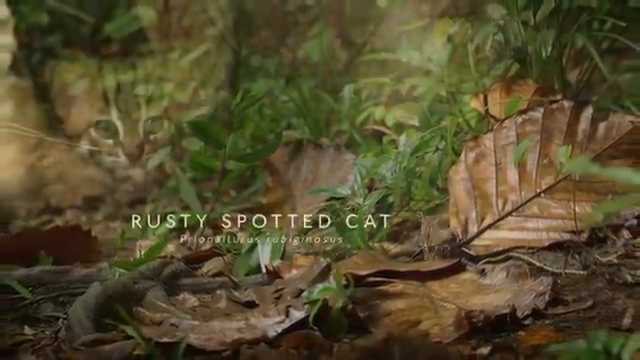
#> input picture frame 293 of videos/catVideo.mp4, 640 x 360 px
$ python Reescalonamento.py
#> lines starting #> are read from the running program, lines starting #| are printed output that depends on the picture
#> further down, frame is the input picture: shape (360, 640, 3); mean B, G, R 45.4, 76.9, 85.8
import cv2 as cv

def rescaleFrame(frame, scale=0.75):
    # Funciona com imagens, vídeos e vídeos em tempo real.
#> called with scale = 0.2
    width = int(frame.shape[1] * scale)
#> width = 128
    height = int(frame.shape[0] * scale)
#> height = 72

    dimensions = (width,height)
#> dimensions = (128, 72)

    return cv.resize(frame, dimensions, interpolation=cv.INTER_AREA)
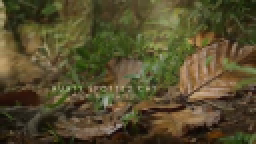
#> returned value: shape (72, 128, 3) (shown 2 times larger); mean of channels 0, 1, 2 45.4, 76.9, 85.8; drawn as B, G, R

def changeRes(width,height):
    # Somente funciona video em tempo real.
    capture.set(3,width)
    capture.set(4,height)

capture = cv.VideoCapture("EstudosOpenCV\videos\catVideo.mp4")

while True:
  isTrue, frame = capture.read()

  frame_resized = rescaleFrame(frame, scale=.2)

  cv.imshow('Worlds Smallest Cat' , frame_resized)

  if cv.waitKey(20) & 0xFF==ord('b'):
#> (key Esc is pressed here)
    break

capture.release()
cv.destroyAllWindows()

cv.waitKey(0)

$ run again, starting later in the video
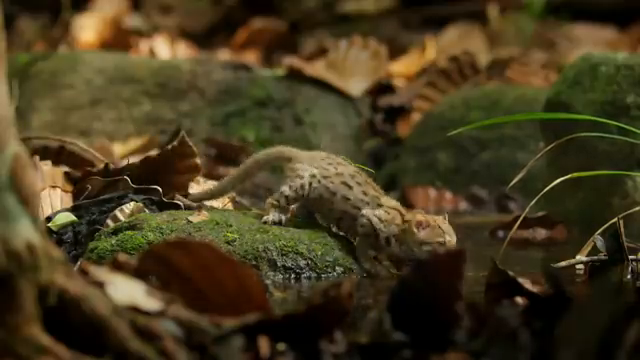
#> input picture frame 1321 of videos/catVideo.mp4, 640 x 360 px
#> frame is the input picture: shape (360, 640, 3); mean B, G, R 30, 57.4, 69.3
#> in rescaleFrame, `return cv.resize(frame, dimensions, interpolation=cv.INTER_AREA)`:
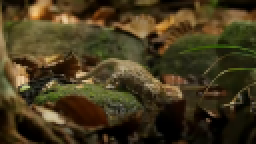
#> returned value: shape (72, 128, 3) (shown 2 times larger); mean of channels 0, 1, 2 30, 57.4, 69.3; drawn as B, G, R

$ run again, starting later in the video
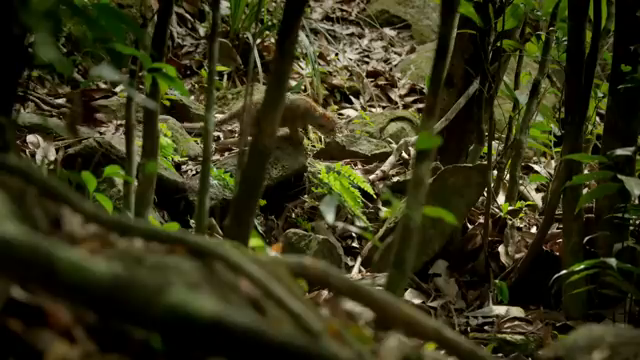
#> input picture frame 2348 of videos/catVideo.mp4, 640 x 360 px
#> frame is the input picture: shape (360, 640, 3); mean B, G, R 23.7, 49.9, 51.5
#> in rescaleFrame, `return cv.resize(frame, dimensions, interpolation=cv.INTER_AREA)`:
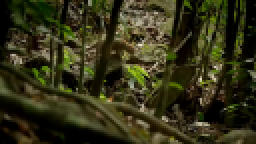
#> returned value: shape (72, 128, 3) (shown 2 times larger); mean of channels 0, 1, 2 23.7, 49.9, 51.5; drawn as B, G, R
